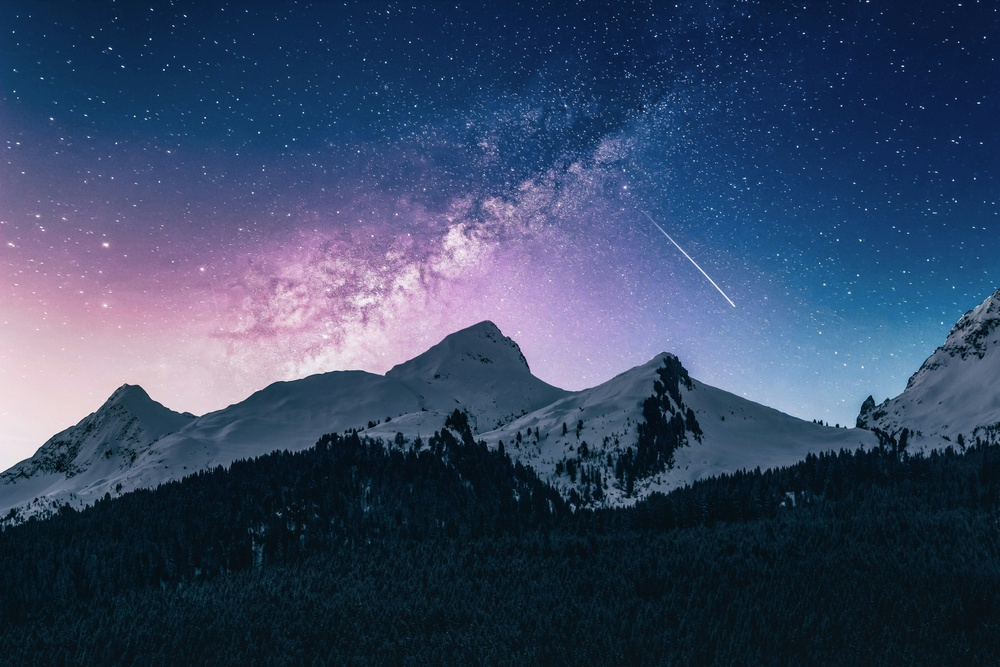
#> input picture sample.jpg, 1000 x 667 px, shrunk from 4096 x 2733 before the run
$ python 'Task4_ Spatial_Downsampling_and_Pixelation via_Striding.py'
#> lines starting #> are read from the running program, lines starting #| are printed output that depends on the picture
from PIL import Image
import numpy as np
import matplotlib.pyplot as plt


# Load image
image = np.array(Image.open("sample.jpg"))
#> image is the input picture: shape (667, 1000, 3); mean R, G, B 55.5, 71.2, 100.1

# Step factor
N = 8

# --------------------------------------------------
# 1. DOWNSAMPLE USING NUMPY STRIDING
# --------------------------------------------------

downsampled = image[::N, ::N, :]
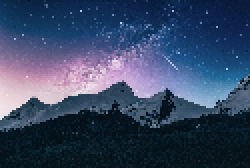
#> downsampled: shape (84, 125, 3) (shown 2 times larger); mean R, G, B 55.5, 71.2, 100

# --------------------------------------------------
# 2. RE-EXPAND USING np.repeat()
# --------------------------------------------------

pixelated = np.repeat(
    np.repeat(downsampled, N, axis=0),
    N,
    axis=1
)

# Crop back to original dimensions
pixelated = pixelated[:image.shape[0], :image.shape[1], :]
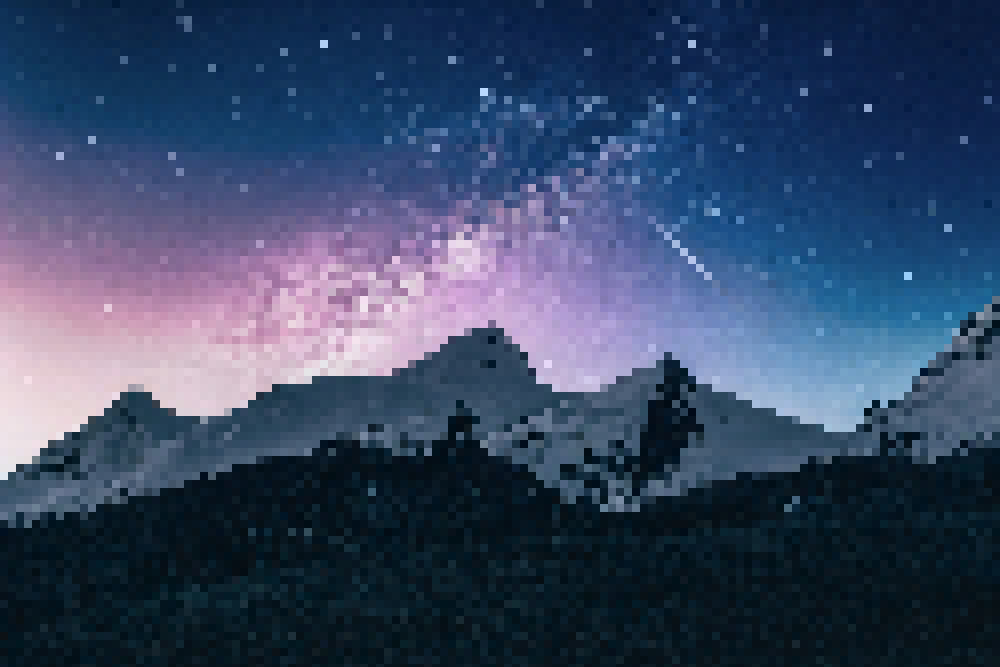
#> pixelated: shape (667, 1000, 3); mean R, G, B 55.8, 71.5, 100.5

# --------------------------------------------------
# 3. CALCULATE SPATIAL DIMENSION DROP
# --------------------------------------------------

original_height, original_width, channels = image.shape
#> original_height = 667; original_width = 1000; channels = 3
down_height, down_width, _ = downsampled.shape
#> down_height = 84; down_width = 125

original_spatial_pixels = original_height * original_width
#> original_spatial_pixels = 667000
downsampled_spatial_pixels = down_height * down_width
#> downsampled_spatial_pixels = 10500

spatial_drop = (
    (original_spatial_pixels - downsampled_spatial_pixels)
    / original_spatial_pixels
) * 100
#> spatial_drop = 98.43

# --------------------------------------------------
# CALCULATE MEMORY FOOTPRINT DROP
# --------------------------------------------------

original_memory = image.nbytes
#> original_memory = 2001000
downsampled_memory = downsampled.nbytes
#> downsampled_memory = 31500

memory_drop = (
    (original_memory - downsampled_memory)
    / original_memory
) * 100
#> memory_drop = 98.43

# --------------------------------------------------
# PRINT RESULTS
# --------------------------------------------------

print(f"--- DOWNSAMPLING ANALYSIS (N = {N}) ---")

print(
    f"Original Shape : {image.shape} | "
    f"Memory: {original_memory:,} bytes"
)
#| Original Shape : (667, 1000, 3) | Memory: 2,001,000 bytes

print(
    f"Downsampled Shape : {downsampled.shape} | "
    f"Memory: {downsampled_memory:,} bytes"
)
#| Downsampled Shape : (84, 125, 3) | Memory: 31,500 bytes

print(
    f"Re-expanded Shape : {pixelated.shape} | "
    f"Visual: Blocky Pixelation"
)
#| Re-expanded Shape : (667, 1000, 3) | Visual: Blocky Pixelation

print(
    f"Dimension Reduction: "
    f"{spatial_drop:.2f}% reduction per axis"
)
#| Dimension Reduction: 98.43% reduction per axis

print(
    f"Memory Savings : {memory_drop:.2f}% data reduction"
)
#| Memory Savings : 98.43% data reduction

# --------------------------------------------------
# DISPLAY RESULTS
# --------------------------------------------------

fig, axes = plt.subplots(1, 3, figsize=(15, 5))

# Original image
axes[0].imshow(image)
axes[0].set_title("Original Image")
axes[0].axis("off")

# Downsampled image
axes[1].imshow(downsampled)
axes[1].set_title("Downsampled (N=8)")
axes[1].axis("off")

# Pixelated image
axes[2].imshow(pixelated)
axes[2].set_title("Pixelated Image")
axes[2].axis("off")

plt.tight_layout()
plt.show()
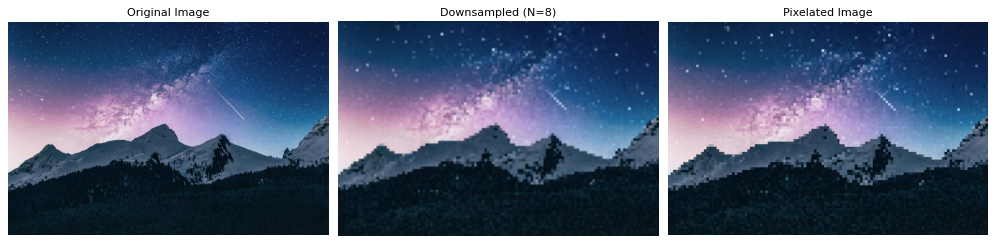
#> figure drawn by matplotlib, 3 panels

$ run again, with google_earth.png saved as sample.jpg
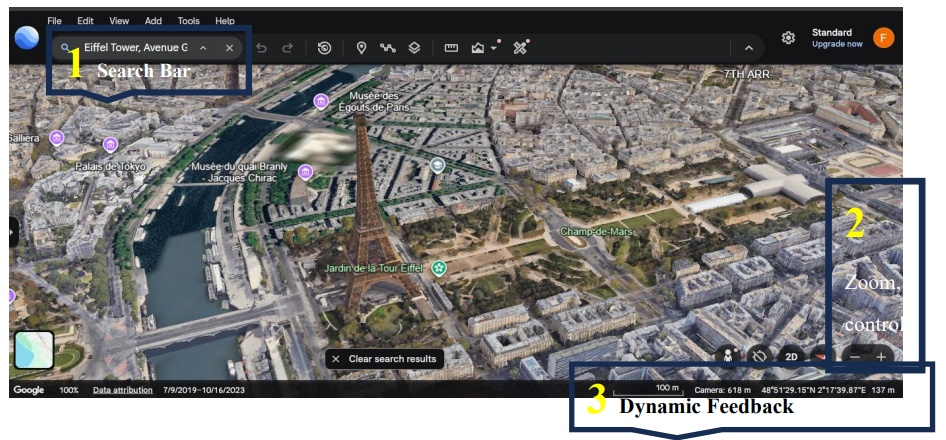
#> input picture google_earth.png, 946 x 440 px
#> image is the input picture: shape (440, 946, 3); mean R, G, B 125.5, 124.4, 123.6
#> `pixelated = pixelated[:image.shape[0], :image.shape[1], :]`:
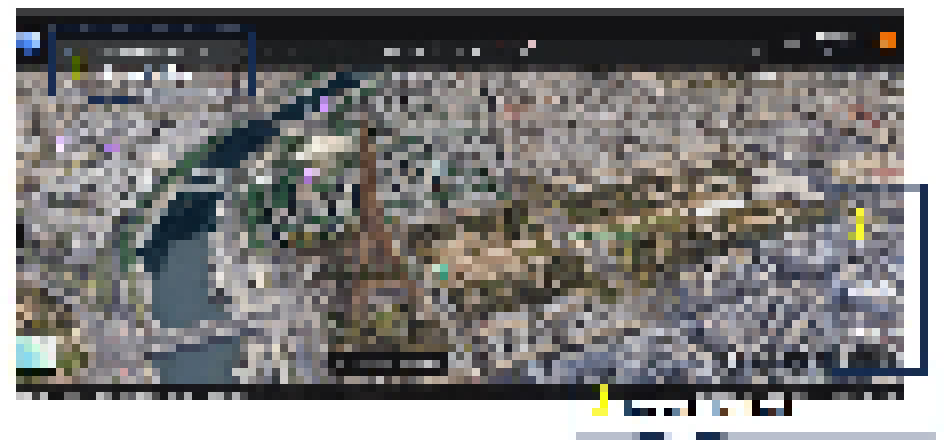
#> pixelated: shape (440, 946, 3); mean R, G, B 127.5, 126.2, 125.2
#> original_memory = 1248720
#> downsampled_memory = 19635
#> memory_drop = 98.43
#| Original Shape : (440, 946, 3) | Memory: 1,248,720 bytes
#| Downsampled Shape : (55, 119, 3) | Memory: 19,635 bytes
#| Re-expanded Shape : (440, 946, 3) | Visual: Blocky Pixelation
#| Dimension Reduction: 98.43% reduction per axis
#| Memory Savings : 98.43% data reduction
#> `plt.show()`:
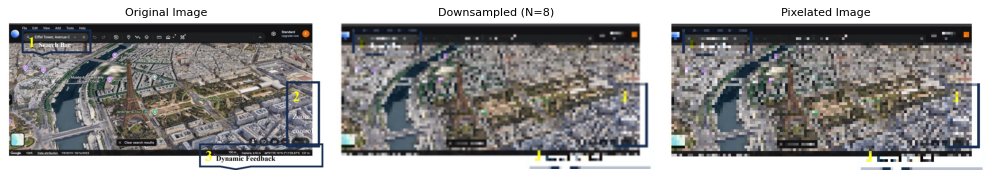
#> figure drawn by matplotlib, 3 panels

$ run again, with google_earth_CG.png saved as sample.jpg
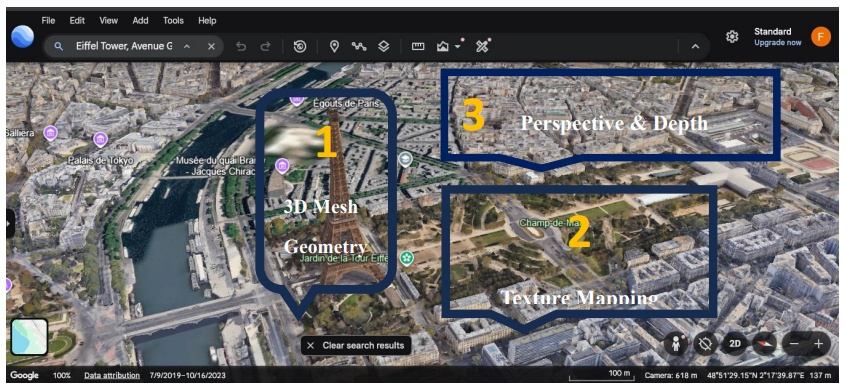
#> input picture google_earth_CG.png, 852 x 391 px
#> image is the input picture: shape (391, 852, 3); mean R, G, B 109.5, 109, 109.9
#> `pixelated = pixelated[:image.shape[0], :image.shape[1], :]`:
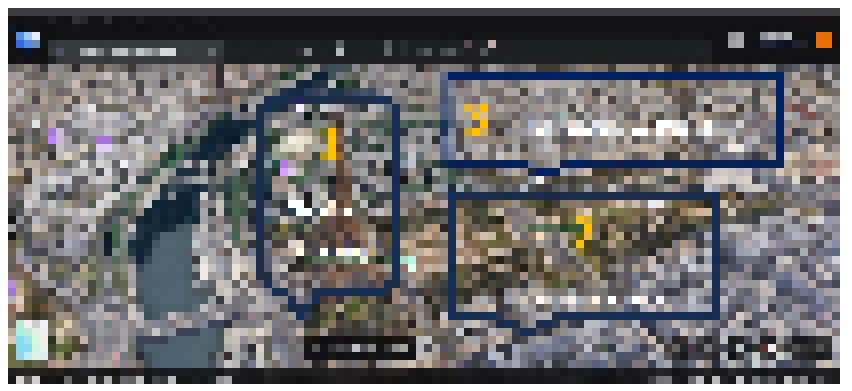
#> pixelated: shape (391, 852, 3); mean R, G, B 110.2, 109.7, 110.7
#> original_memory = 999396
#> downsampled_memory = 15729
#> memory_drop = 98.43
#| Original Shape : (391, 852, 3) | Memory: 999,396 bytes
#| Downsampled Shape : (49, 107, 3) | Memory: 15,729 bytes
#| Re-expanded Shape : (391, 852, 3) | Visual: Blocky Pixelation
#| Dimension Reduction: 98.43% reduction per axis
#| Memory Savings : 98.43% data reduction
#> `plt.show()`:
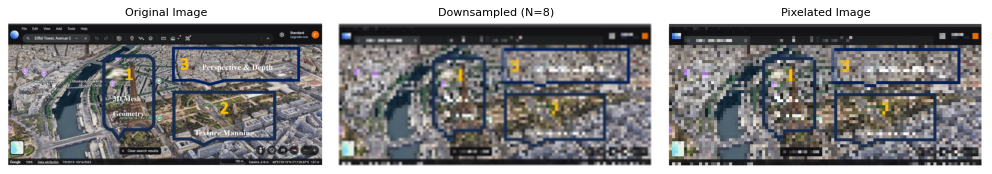
#> figure drawn by matplotlib, 3 panels
